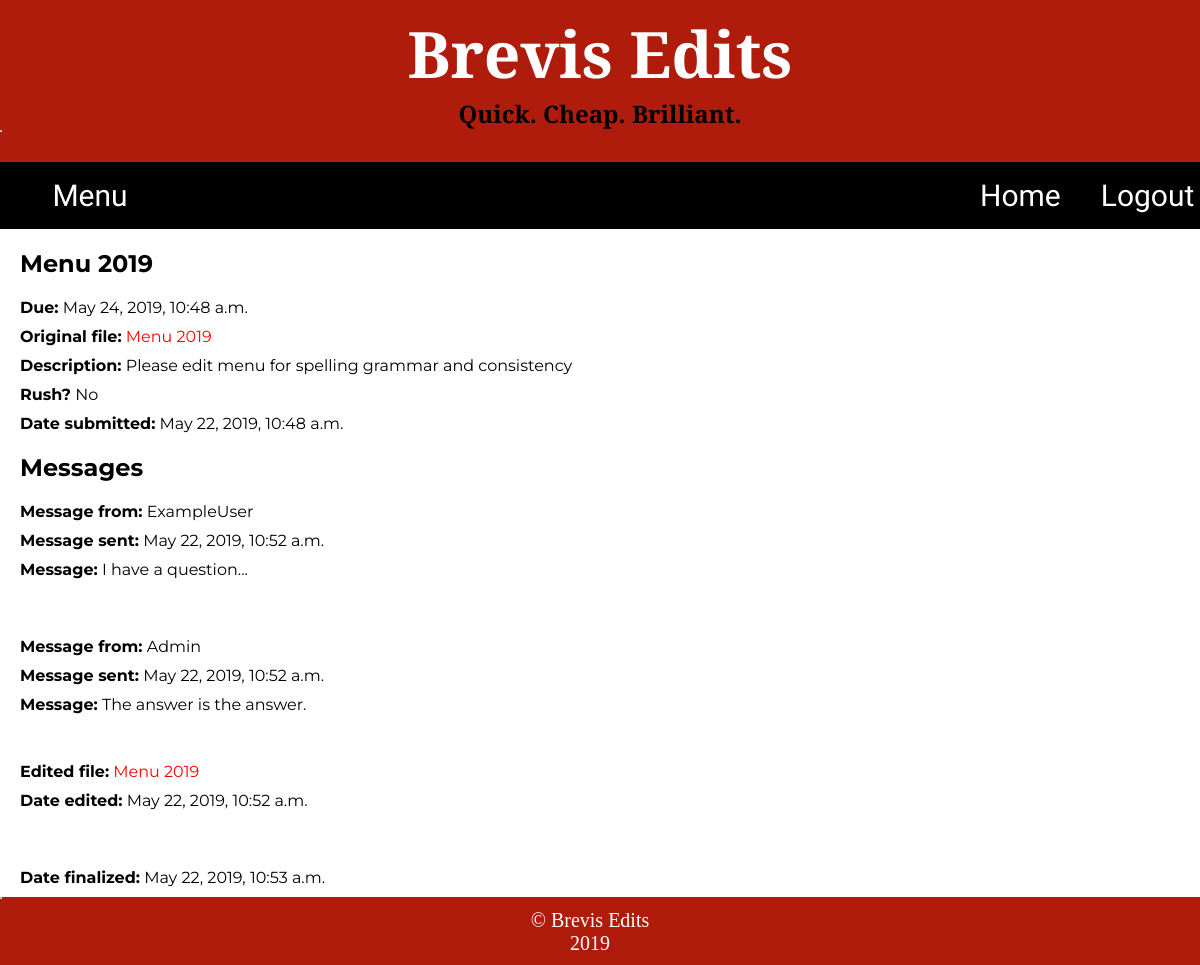
The app's page /31/client_project/ (signed in) with its own data.
### brevisapp/models.py (models this page shows, shortened)
class EditingProject(models.Model):
    client = models.ForeignKey(ClientProfile, on_delete=models.CASCADE, related_name='projects')
    editor = models.ForeignKey(EditorProfile, on_delete=models.CASCADE, related_name='projects')
    name = models.CharField(max_length=50, null=True, blank=True)
    orig_file = models.FileField(upload_to='textfile/', null=True, blank=True)
    orig_text = models.TextField(default='')
    description = models.CharField(max_length=500)
    turnaround = models.BooleanField(default='False')
    submit_date = models.DateTimeField(auto_now_add=True)
    edit_file = models.FileField(upload_to='textfile/', null=True, blank=True)
    edit_text = models.TextField(null=True, blank=True)
    edit_date = models.DateTimeField(null=True, blank=True)
    final_date = models.DateTimeField(null=True, blank=True)
    word_count = models.IntegerField(null=True, blank=True)
    price = models.FloatField(null=True, blank=True)
    submitted = models.BooleanField(default='False')
    def due_date_str(self):
        if self.turnaround == False:
            two_days = datetime.timedelta(days=2)
            return self.submit_date + two_days
        else:
            four_hours = datetime.timedelta(hours=4)
            return self.submit_date + four_hours
    def turnaround_time(self):
        if self.turnaround == False:
            return "No"
        else:
            return "Yes"

class Message(models.Model):
    editingproject = models.ForeignKey('EditingProject', on_delete=models.CASCADE, related_name='messages')
    text = models.TextField(default='')
    user = models.ForeignKey(User, on_delete=models.CASCADE)
    timestamp = models.DateTimeField(auto_now_add=True)

### brevisapp/views.py (the view)
# urls.py: path('<int:project_id>/client_project/', views.client_project, name='client_project'),
@login_required (login_url='/login_page/')
def client_project(request, project_id):
    project = get_object_or_404(EditingProject, pk=project_id)
    messages = project.messages.all()
    context = {
        'project': project,
        'messages': messages
    }
    return render(request, 'brevisapp/client_project.html', context)

### brevisapp/templates/brevisapp/client_project.html (shortened to what this page needs)
{% extends 'brevisapp/base.html' %}
{% block content %}
<div class="topnav">
  <div class="dropdown">
    <button class="dropbtn">Menu</button>
  </div>
  <div class="home_logout">
    <a class="neighbor_btns" href="{% url 'brevisapp:user_page'%}">Home</a>
    <a class="neighbor_btns" href="{% url 'brevisapp:logout_user' %}">Logout</a>
  </div>
</div>
<div class="page_body">
  <h2>{{ project.name }}</h2>
  {% if final_date == null %}
    <p><b>Due:</b> {{ project.due_date_str }}</p>
  {% endif %}
  {% if project.orig_file %}
    <span><b>Original file:</b> </span><a href="{{ project.orig_file.url }}">{{project.name}}</a>
  {% endif %}
  <p><b>Description:</b> {{ project.description }}</p>
  <p><b>Rush?</b> {{ project.turnaround_time }}</p>
  <p><b>Date submitted:</b> {{ project.submit_date }}</p>
  {% if project.messages.count > 0 %}
    <h2>Messages</h2>
    {% for message in messages %}
      <p><b>Message from:</b> {{message.user}}</p>
      <p><b>Message sent:</b> {{message.timestamp}}</p>
      <p><b>Message:</b> {{message.text}}</p><br/><br/>
    {% endfor %}
    {% if project.edit_file %}
      <span><b>Edited file:</b> </span>
      <a href="{{ project.edit_file.url }}">{{project.name}}</a>
    {% endif %}
    <p><b>Date edited:</b> {{ project.edit_date }}</p><br/><br/>
  {% endif %}
  {% if project.final_date %}
    <p><b>Date finalized:</b> {{ project.final_date }}</p>
  {% endif %}
</div>
{% endblock %}

### brevisapp/static/brevisapp/style.css (style rules this page uses)
body { display: flex; min-height: 100vh; flex-direction: column; }
* { box-sizing:border-box; margin: 0; padding: 0; }
body, html { height: 100%; font-family: 'Montserrat', sans-serif; position: relative; }
#body { height: 100%; overflow: auto; }
.page_body { margin-left: 20px; }
*:before, *:after { box-sizing: border-box; }
p { margin: 10px 20px 10px 0px; }
a { text-decoration: none; color: red; }
h2 { margin: 20px 0px 20px 0px; }
.user-btn, .dropbtn { font-size:15px; background-color: #B01C0C; padding: 5px 15px 5px 15px; margin-right: 10px; transition: 1.5s; border: solid 3px white; text-decoration: none; color: white; font-family: 'Lobster', cursive; font-size: 25px; }
.dropbtn { padding: 16px; font-size: 30px; border: none; font-family: 'Lobster', cursive; background-color: black; color: white; margin-right: 20px; width: 100% }
.dropdown, .home_logout { position: relative; display: inline-block; width: 15% }
.home_logout { display: flex; flex-direction: row; width: 20% }
.neighbor_btns { font-size: 30px; border: none; font-family: 'Lobster', cursive; background-color: black; color: white; margin: 0px 20px 0px 20px; }
.topnav { display: flex; flex-direction: row; justify-content: space-between; align-items: center; background-color: black; margin: 0; padding: 0; }

### records on screen
EditingProject: name "Menu 2019", due_date_str "May 24, 2019, 10:48 a.m.", description "Please edit menu for spelling grammar and consistency", turnaround_time "No", submit_date "May 22, 2019, 10:48 a.m.", edit_date "May 22, 2019, 10:52 a.m.", final_date "May 22, 2019, 10:53 a.m."
Message: user "ExampleUser", timestamp "May 22, 2019, 10:52 a.m.", text "I have a question..."
Message: user "Admin", timestamp "May 22, 2019, 10:52 a.m.", text "The answer is the answer."
